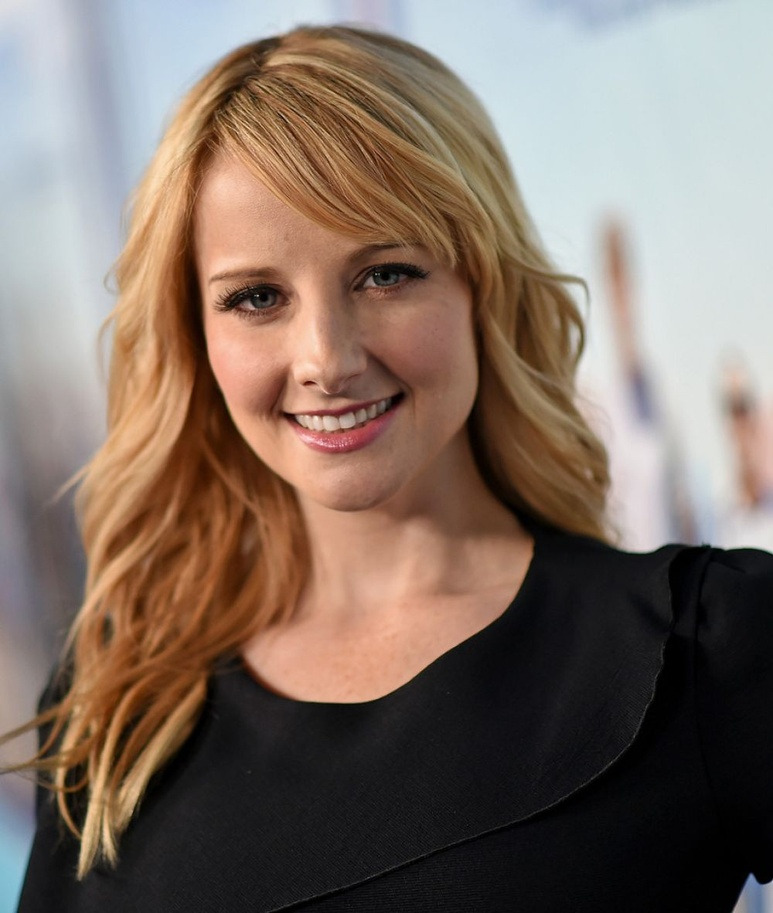
#> input picture notebooks/bernie.jpg, 773 x 913 px, shrunk from 1000 x 1182 before the run, given in place of the camera
$ python 3-image-filter.py
#> lines starting #> are read from the running program, lines starting #| are printed output that depends on the picture
#> further down, frame is the input picture: shape (913, 773, 3); mean B, G, R 100.8, 111.1, 127.2
import cv2
import numpy as np

def apply_invert(frame):
    return cv2.bitwise_not(frame)
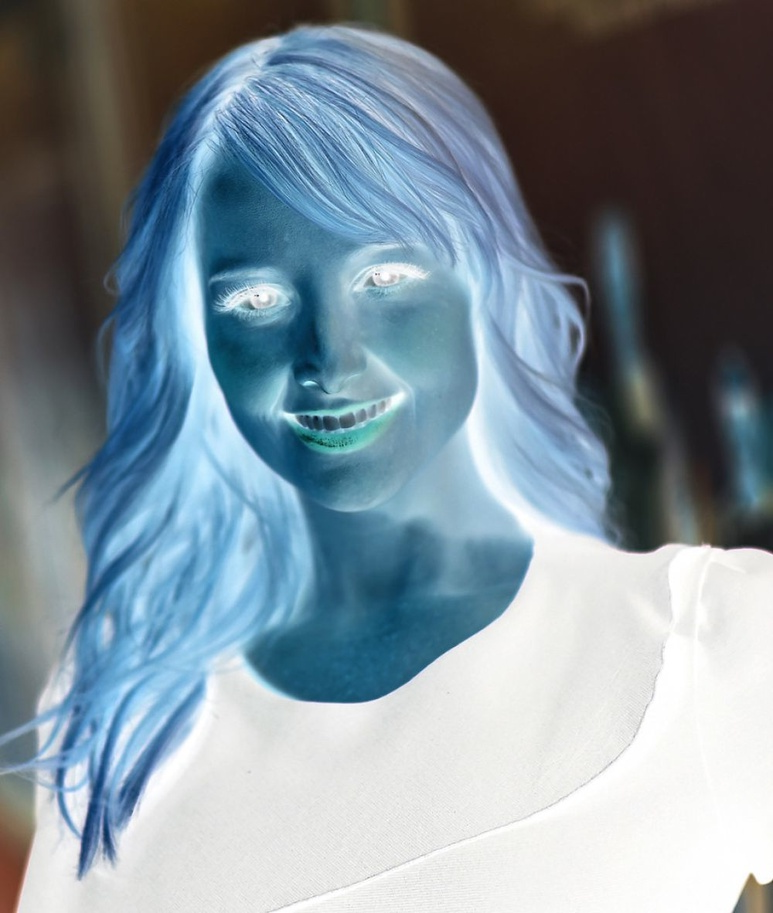
#> returned value: shape (913, 773, 3); mean of channels 0, 1, 2 154.2, 143.9, 127.8; drawn as B, G, R

def apply_sepia(frame, intensity=0.5):
#> called with intensity = 0.5
    blue, green, red = 20, 66, 112
    frame = cv2.cvtColor(frame, cv2.COLOR_BGR2BGRA)
#> frame: shape (913, 773, 4)
    frame_height, frame_width, frame_channel = frame.shape
#> frame_height = 913; frame_width = 773; frame_channel = 4

    sepia_bgra = (blue, green, red, 1);

    overlay = np.full((frame_height, frame_width, 4), sepia_bgra, dtype='uint8')

    frame = cv2.addWeighted(overlay, intensity, frame, 1.0, 0)
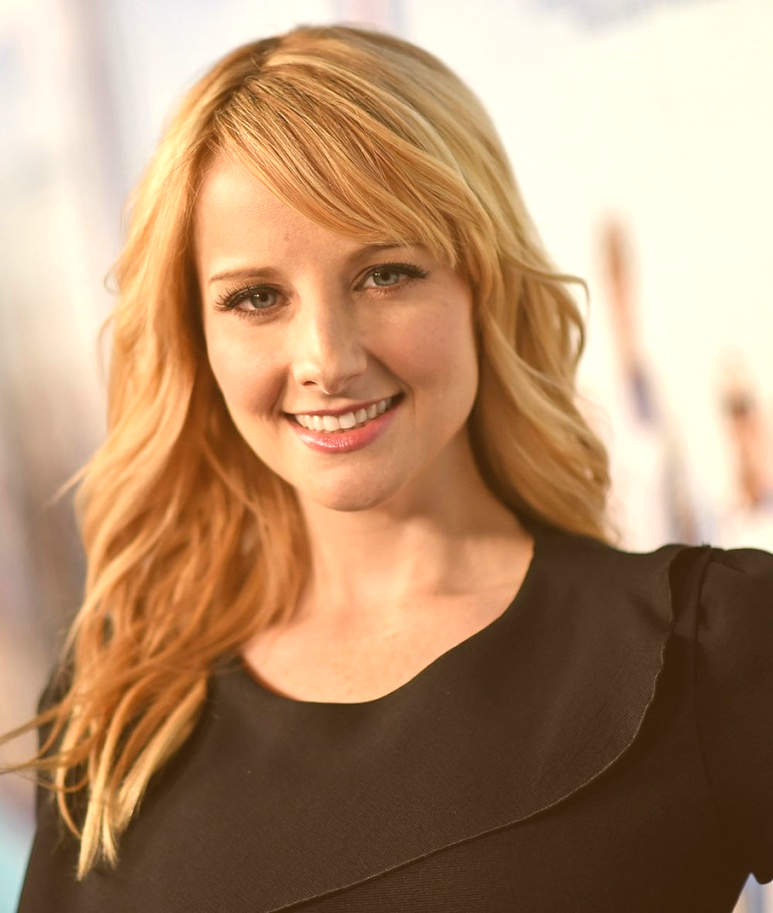
#> frame: shape (913, 773, 4); mean B, G, R, A 110.8, 143.8, 179, 255
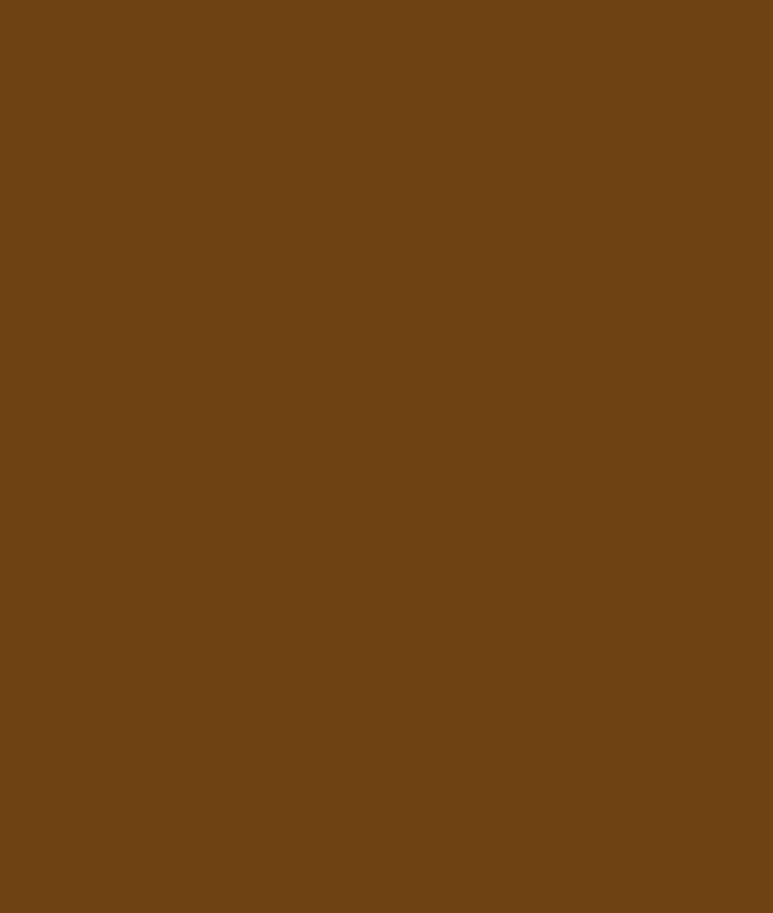
#> overlay: shape (913, 773, 4); mean B, G, R, A 20, 66, 112, 1
    frame = cv2.cvtColor(frame, cv2.COLOR_BGRA2BGR)
#> frame: shape (913, 773, 3)

    return frame

def apply_green(frame, intensity=0.5):
#> called with intensity = 0.5
    blue, green, red = 0, 255, 0
    frame = cv2.cvtColor(frame, cv2.COLOR_BGR2BGRA)
    frame_height, frame_width, frame_channel = frame.shape
#> frame_height = 913; frame_width = 773; frame_channel = 4

    sepia_bgra = (blue, green, red, 1);

    overlay = np.full((frame_height, frame_width, 4), sepia_bgra, dtype='uint8')

    frame = cv2.addWeighted(overlay, intensity, frame, 1.0, 0)
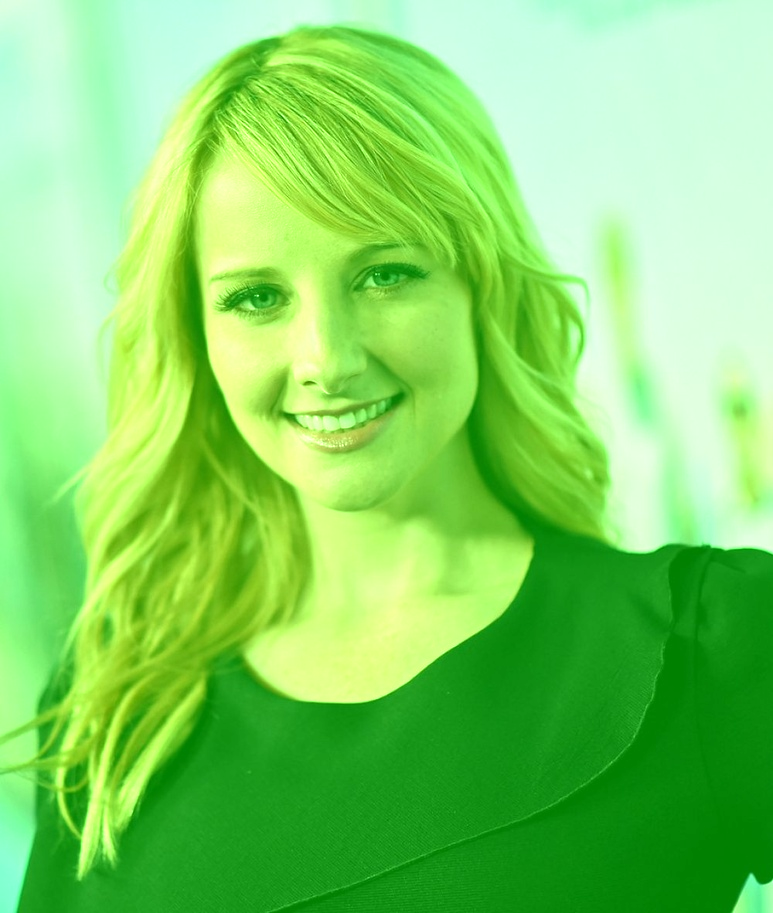
#> frame: shape (913, 773, 4); mean B, G, R, A 100.8, 211.5, 127.2, 255
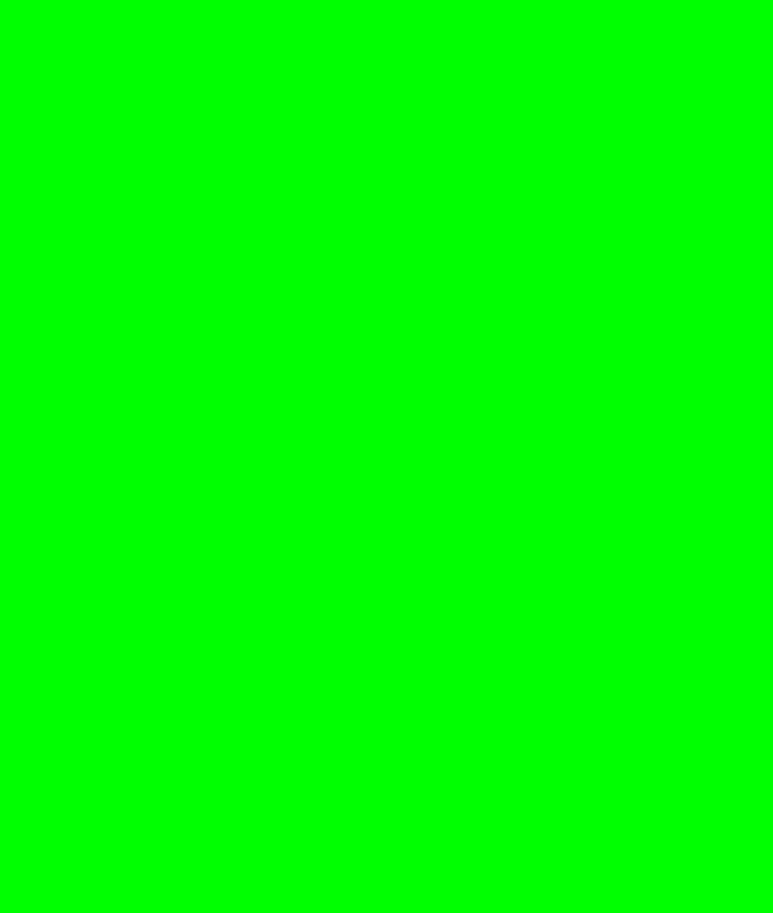
#> overlay: shape (913, 773, 4); mean B, G, R, A 0, 255, 0, 1
    frame = cv2.cvtColor(frame, cv2.COLOR_BGRA2BGR)
#> frame: shape (913, 773, 3)

    return frame

cap = cv2.VideoCapture(0)

while True:
    _, frame = cap.read()

    invert = apply_invert(frame)
    sepia = apply_sepia(frame)
    green = apply_green(frame)

    cv2.imshow('frame', frame)
    cv2.imshow('invert', invert)
    cv2.imshow('sepia', sepia)
    cv2.imshow('green', green)

    k = cv2.waitKey(1)
#> (key q is pressed here)

    if k == ord('q') or k == 27:
        cap.release()
        cv2.destroyAllWindows()
        break
